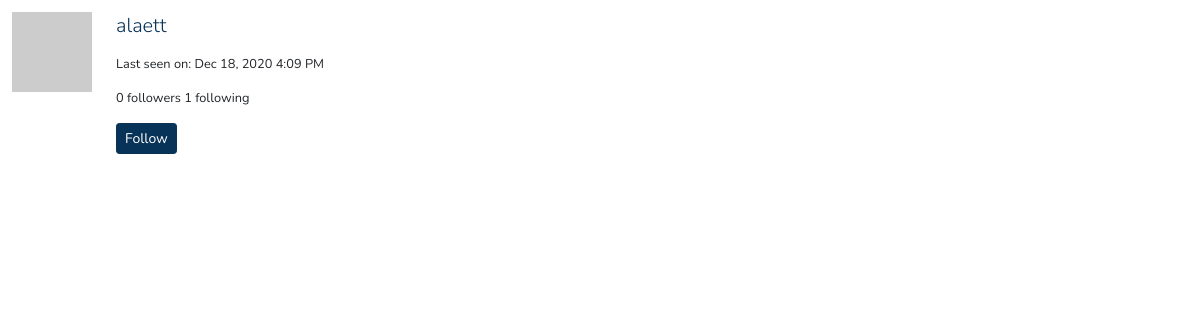
/user/alaett/popup (signed in), run on an earlier commit of the app's database.
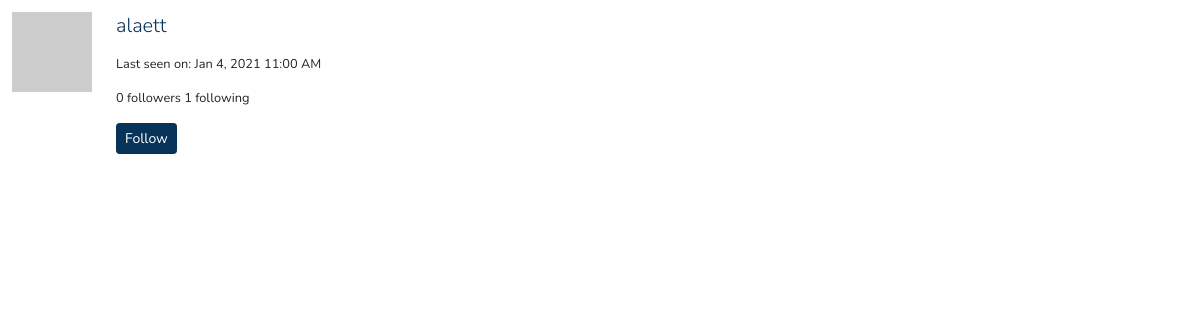
And on a later commit of the database.
### app/models.py (models this page shows, shortened)
class User(UserMixin, db.Model):
    id = db.Column(db.Integer, primary_key=True)
    username = db.Column(db.String(64), index=True, unique=True)
    email = db.Column(db.String(120), index=True, unique=True)
    password_hash = db.Column(db.String(128))
    posts = db.relationship('Post', backref='author', lazy='dynamic')
    about_me = db.Column(db.String(160))
    last_seen = db.Column(db.DateTime, default=datetime.utcnow)
    followed = db.relationship(
        'User', secondary=followers,
        primaryjoin=(followers.c.follower_id == id),
        secondaryjoin=(followers.c.followed_id == id),
        backref=db.backref('followers', lazy='dynamic'), lazy='dynamic')
    messages_sent = db.relationship('Message',
                                        foreign_keys='Message.sender_id',
                                        backref='author', lazy='dynamic')
    messages_received = db.relationship('Message',
                                            foreign_keys='Message.recipient_id',
                                            backref='recipient', lazy='dynamic')
    last_message_read_time = db.Column(db.DateTime)
    notifications = db.relationship('Notification', backref='user',
                                    lazy='dynamic')
    def avatar(self, size):
        digest = md5(self.email.lower().encode('utf-8')).hexdigest()
        return 'https://www.gravatar.com/avatar/{}?d=identicon&s={}'.format(
            digest, size)
    def is_following(self, user):
        return self.followed.filter(
            followers.c.followed_id == user.id).count() > 0

### app/main/routes.py (the view)
@bp.route('/user/<username>/popup')
@login_required
def user_popup(username):
    user = User.query.filter_by(username=username).first_or_404()
    form = EmptyForm()
    return render_template('user_popup.html', user=user, form=form)

### app/main/forms.py
class SearchForm(FlaskForm):
    q = StringField('Search', validators=[DataRequired()])
    def __init__(self, *args, **kwargs):
        if 'formdata' not in kwargs:
            kwargs['formdata'] = request.args
        if 'csrf_enabled' not in kwargs:
            kwargs['csrf_enabled'] = False
        super(SearchForm, self).__init__(*args, **kwargs)

class EmptyForm(FlaskForm):
    submit = SubmitField('Submit')

### app/main/routes.py (called while the page is built)
@bp.before_app_request
def before_request():
    if current_user.is_authenticated:
        current_user.last_seen = datetime.utcnow()
        db.session.commit()
        g.search_form = SearchForm()

### app/models.py (called while the page is built)
@login.user_loader
def load_user(id):
    return User.query.get(int(id))

### app/templates/user_popup.html (shortened to what this page needs)
{% from 'bootstrap/utils.html' import render_static %}
{% block styles %}
{{ bootstrap.load_css() }}
{{ render_static('css', 'theme.css', local=True) }}
{% endblock %}
<table class="table">
    <tr>
        <td width="64" style="border: 0px;"><img src="{{ user.avatar(64) }}"></td>
        <td style="border: 0px;">
            <p><a class="lead" href="{{ url_for('main.user', username=user.username) }}">{{ user.username }}</a></p>
            <small>
                {% if user.last_seen %}
                <p>Last seen on: {{ moment(user.last_seen).format('lll') }}</p>
                {% endif %}
                <p>
                    {{ user.followers.count() }} followers
                    {{ user.followed.count() }} following
                </p>
                {% if user != current_user %}
                    {% if not current_user.is_following(user) %}
                    <p>
                        <form action="{{ url_for('main.follow', username=user.username) }}" method="post">
                            {{ form.submit(value='Follow', class_='btn btn-primary align-bottom btn-sm mr-1') }}
                        </form>
                    </p>
                    {% endif %}
                {% endif %}
            </small>
        </td>
    </tr>
</table>

What changed in the data, as far as the page shows it:
changed User "alaett": last_seen "Dec 18, 2020 4:09 PM" → "Jan 4, 2021 11:00 AM"
